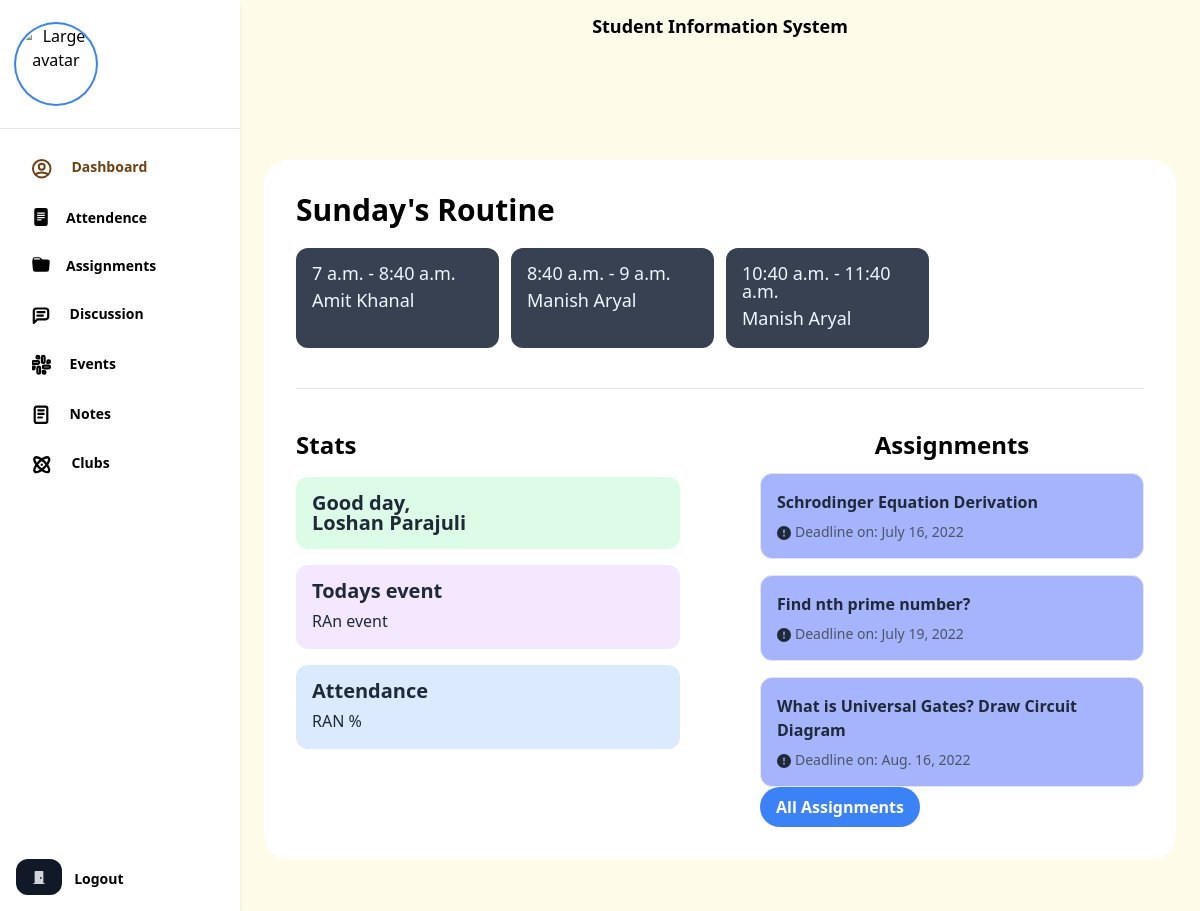
The app's page / (signed in) with its own data.
### webapp/models/college.py (models this page shows, shortened)
class Routine(models.Model):
    teacher = models.ForeignKey(USER, on_delete=models.CASCADE,
                                related_name="routine", related_query_name="has_routine")
    semester = models.ForeignKey(Semester, on_delete=models.CASCADE,
                                 related_name="routine", related_query_name="has_routine")
    starts = models.TimeField()
    ends = models.TimeField()
    day_of_week = models.CharField(
        choices=DAYS_OF_WEEK, max_length=3, db_index=True)
    created_at = models.DateField(default=timezone.now, editable=False)
    updated_at = models.DateField(default=timezone.now, editable=False)
    class Meta:
        ordering = ("starts",)

class Semester(models.Model):
    department = models.ForeignKey(Department, on_delete=models.CASCADE,
                                   related_name="semester", related_query_name="has_semester")
    year = models.IntegerField(
        validators=[validators.validate_year, ], db_index=True)
    room = models.CharField(max_length=5, db_index=True)
    cr = models.OneToOneField(USER, on_delete=models.SET_NULL,
                              related_name="+", null=True, related_query_name="+", validators=[validators.validate_student, ]
                              )

class Assignment(models.Model):
    topic = models.CharField(max_length=100, db_index=True)
    semester = models.ForeignKey(Semester,
                                 on_delete=models.CASCADE,
                                 related_name="assignment",
                                 related_query_name="has_assignment")
    image = models.ImageField(
        upload_to=utils.upload_directory_path, null=True, blank=True)
    description = models.TextField(null=True)
    upload = models.FileField(
        upload_to=utils.upload_directory_path, null=True, blank=True)
    teacher = models.ForeignKey(
        USER, on_delete=models.CASCADE, related_name="+", related_query_name="+", validators=[validators.validate_teacher, ])
    objects = AssignmentManager()
    due_date = models.DateField(db_index=True)
    assigned_at = models.DateField(default=timezone.now, editable=False)
    class Meta:
        ordering = ("due_date",)
        constraints = [
            models.UniqueConstraint(
                "topic", "semester", "teacher", name="unique_semester_topic_teacher"),
        ]

### webapp/models/main.py (models this page shows, shortened)
class CustomUser(AbstractUser):
    email = models.EmailField()
    address = models.CharField(max_length=100)
    mobile_no = models.CharField(max_length=100)
    profile = models.ImageField(upload_to='images/profiles')
    is_teacher = models.BooleanField(default=False)
    semester = models.ForeignKey("Semester", on_delete=models.SET_NULL,
                                 related_name="student", related_query_name="has_student", null=True,blank=True)
    def __str__(self):
        return f"{self.get_full_name()}"

### webapp/views.py (the view)
# urls.py: path("", views.HomeView.as_view(), name="dashboard"),
class HomeView(LoginRequiredMixin, TemplateView):
    template_name = "webapp/index.html"
    def get(self, request, *args, **kwargs):
        today = timezone.now().date().strftime("%a").lower()
        today = "sun" if today == "sat" else today
        user = request.user
        if not user.is_teacher:
            context = {
                "routines": user.semester.routine.filter(day_of_week=today),
                "remaining_assignments": user.semester.assignment.all().get_upcoming()
            }
        return render(request, self.template_name, context)

### webapp/models/essentials.py (called while the page is built)
    def get_upcoming(self):
        return self.filter(due_date__gte=timezone.now())

    def get_queryset(self):
        return AssignmentQuerySet(self.model)

### webapp/templates/webapp/index.html (shortened to what this page needs)
{% extends 'webapp/_base.html' %}
{% block content %}
<header class="fixed right-0 top-0 left-60 bg-yellow-50 py-3 px-4 h-16">
    <div class="max-w-4xl mx-auto">
        <div class="flex items-center justify-between">
            <div class="text-lg font-bold">Student Information System</div>
        </div>
    </div>
</header>
{% include "webapp/_sidebar.html" with current="dash" %}
<main class="ml-60 pt-16 max-h-screen overflow-auto">
    <div class="px-6 py-8">
        <div class="max-w-6xl mx-auto">
            <div class="bg-white rounded-3xl p-8 mb-5">
                <h1 class="text-3xl font-bold mb-5">{{routines.0.get_day_of_week_display}}'s Routine</h1>
                <div class="grid grid-cols-4 gap-3">
                    {% for routine in routines %}
                    <div class="p-4 bg-gray-700 rounded-xl text-blue-50">
                        <div class="text-lg leading-none">{{routine.starts}} - {{routine.ends}}</div>
                        <div class="mt-1 text-lg font-medium">{{routine.teacher}}</div>
                    </div>
                    {% endfor %}
                </div>
                <hr class="my-10" />
                <div class="grid grid-cols-2 gap-x-20">
                    <div>
                        <h2 class="text-2xl font-bold mb-4">Stats</h2>
                        <div class="grid grid-cols-2 gap-4">
                            <div class="col-span-2">
                                <div class="p-4 bg-green-100 rounded-xl">
                                    <div class="font-bold text-xl text-gray-800 leading-none">
                                        Good day, <br />{{user}}
                                    </div>
                                </div>
                            </div>
                            <div class="col-span-2">
                                <div class="p-4 bg-purple-100 rounded-xl text-gray-800">
                                    <div class="font-bold text-xl leading-none">
                                        Todays event
                                    </div>
                                    <div class="mt-2">RAn event</div>
                                </div>
                            </div>
                            <div class="col-span-2">
                                <div class="p-4 bg-blue-100 rounded-xl text-gray-800">
                                    <div class="font-bold text-xl leading-none">
                                        Attendance
                                    </div>
                                    <div class="mt-2">RAN %</div>
                                </div>
                            </div>
                        </div>
                    </div>
                    <div class="place-items-center">
                        <h2 class="text-2xl font-bold mb-3">Assignments</h2>
                        <div class="space-y-4">
                            {% for assignment in remaining_assignments %}
                            <div class="p-4 bg-indigo-300 border rounded-xl text-gray-800 space-y-2">
                                <a href="javascript:void(0)" class="font-bold">{{assignment.topic}}</a>
                                <div class="text-sm text-gray-600">
                                    Deadline on: {{assignment.due_date}}
                                </div>
                            </div>
                            {% endfor %}
                            <a href="#"><button
                                    class="bg-blue-500 hover:bg-blue-700 text-white font-bold py-2 px-4 rounded-full">
                                    All Assignments
                                </button>
                            </a>
                        </div>
                    </div>
                </div>
            </div>
        </div>
    </div>
</main>
{% endblock content %}

### records on screen
Routine: semester+day_of_week "Sunday", starts "7 a.m.", ends "8:40 a.m.", teacher "Amit Khanal"
Routine: starts "8:40 a.m.", ends "9 a.m.", teacher "Manish Aryal"
Routine: starts "10:40 a.m.", ends "11:40 a.m.", teacher "Manish Aryal"
CustomUser: first_name+last_name "Loshan Parajuli"
Assignment: topic "Schrodinger Equation Derivation", due_date "July 16, 2022"
Assignment: topic "Find nth prime number?", due_date "July 19, 2022"
Assignment: topic "What is Universal Gates? Draw Circuit Diagram", due_date "Aug. 16, 2022"
